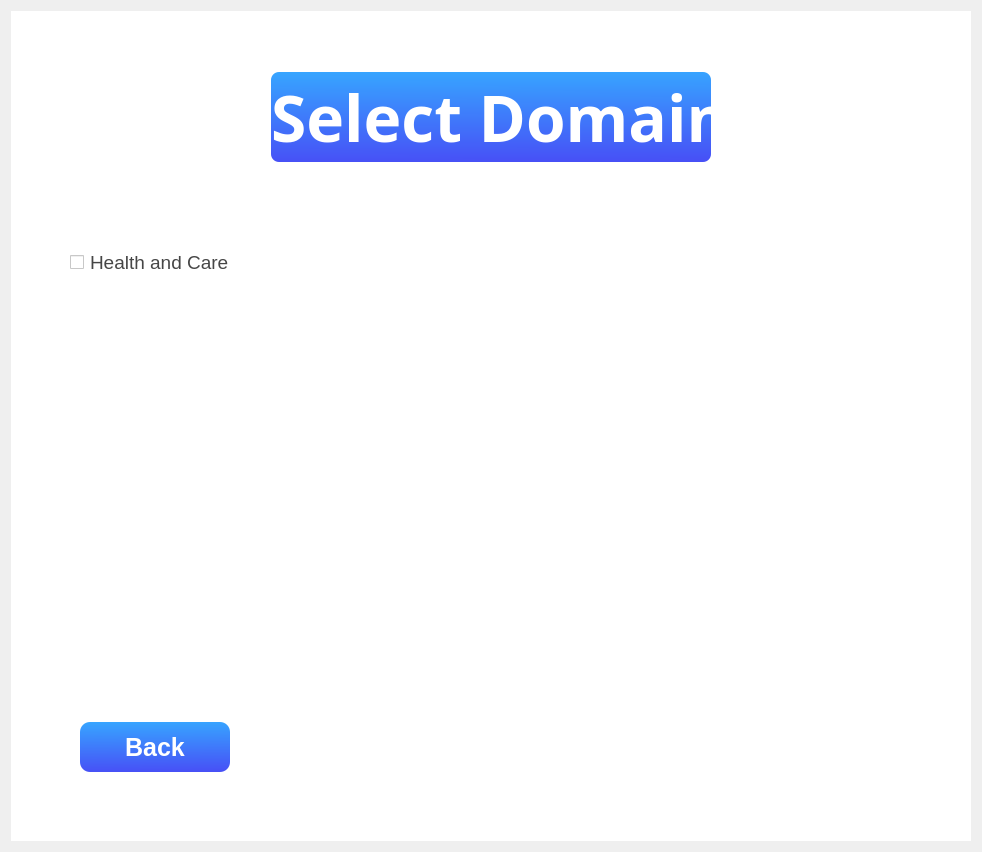
         <widget class="QWidget" name="page_9">
          <layout class="QVBoxLayout" name="verticalLayout_35">
           <item>
            <widget class="QFrame" name="frame_65">
             <property name="minimumSize">
              <size>
               <width>400</width>
               <height>400</height>
              </size>
             </property>
             <property name="styleSheet">
              <string notr="true">background-color: rgb(255, 255, 255);</string>
             </property>
             <property name="frameShape">
              <enum>QFrame::NoFrame</enum>
             </property>
             <property name="frameShadow">
              <enum>QFrame::Raised</enum>
             </property>
             <layout class="QVBoxLayout" name="verticalLayout_36">
              <property name="spacing">
               <number>30</number>
              </property>
              <property name="leftMargin">
               <number>30</number>
              </property>
              <property name="topMargin">
               <number>30</number>
              </property>
              <property name="rightMargin">
               <number>30</number>
              </property>
              <property name="bottomMargin">
               <number>30</number>
              </property>
              <item alignment="Qt::AlignHCenter">
               <widget class="QFrame" name="frame_68">
                <property name="minimumSize">
                 <size>
                  <width>500</width>
                  <height>60</height>
                 </size>
                </property>
                <property name="maximumSize">
                 <size>
                  <width>425</width>
                  <height>1621777</height>
                 </size>
                </property>
                <property name="styleSheet">
                 <string notr="true">border:none;

</string>
                </property>
                <property name="frameShape">
                 <enum>QFrame::StyledPanel</enum>
                </property>
                <property name="frameShadow">
                 <enum>QFrame::Raised</enum>
                </property>
                <layout class="QVBoxLayout" name="verticalLayout_38">
                 <property name="spacing">
                  <number>30</number>
                 </property>
                 <property name="leftMargin">
                  <number>30</number>
                 </property>
                 <property name="topMargin">
                  <number>30</number>
                 </property>
                 <property name="rightMargin">
                  <number>30</number>
                 </property>
                 <property name="bottomMargin">
                  <number>30</number>
                 </property>
                 <item>
                  <widget class="QLabel" name="label_25">
                   <property name="minimumSize">
                    <size>
                     <width>300</width>
                     <height>90</height>
                    </size>
                   </property>
                   <property name="maximumSize">
                    <size>
                     <width>1621777</width>
                     <height>88</height>
                    </size>
                   </property>
                   <property name="font">
                    <font>
                     <family>Avenir Next</family>
                     <pointsize>37</pointsize>
                     <weight>75</weight>
                     <bold>true</bold>
                    </font>
                   </property>
                   <property name="styleSheet">
                    <string notr="true">background-color: qlineargradient(spread:pad, x1:0.502463, y1:0, x2:0.527, y2:1, stop:0 rgba(55, 164, 255, 255), stop:1 rgba(71, 80, 246, 255));
border-radius:8px;
color: rgb(255, 255, 255);</string>
                   </property>
                   <property name="text">
                    <string>&lt;html&gt;&lt;head/&gt;&lt;body&gt;&lt;p&gt;&lt;span style=&quot; font-size:48pt;&quot;&gt;Select Domain&lt;/span&gt;&lt;/p&gt;&lt;/body&gt;&lt;/html&gt;</string>
                   </property>
                   <property name="alignment">
                    <set>Qt::AlignCenter</set>
                   </property>
                  </widget>
                 </item>
                </layout>
               </widget>
              </item>
              <item alignment="Qt::AlignHCenter">
               <widget class="QFrame" name="frame_70">
                <property name="minimumSize">
                 <size>
                  <width>900</width>
                  <height>432</height>
                 </size>
                </property>
                <property name="styleSheet">
                 <string notr="true">padding:10px;
border-radius:10px;
background-color: rgb(255, 255, 255);</string>
                </property>
                <property name="frameShape">
                 <enum>QFrame::StyledPanel</enum>
                </property>
                <property name="frameShadow">
                 <enum>QFrame::Raised</enum>
                </property>
                <layout class="QVBoxLayout" name="verticalLayout_37">
                 <item alignment="Qt::AlignTop">
                  <widget class="QCheckBox" name="checkBox_3">
                   <property name="maximumSize">
                    <size>
                     <width>3533533</width>
                     <height>16777215</height>
                    </size>
                   </property>
                   <property name="font">
                    <font>
                     <pointsize>14</pointsize>
                     <weight>50</weight>
                     <bold>false</bold>
                    </font>
                   </property>
                   <property name="cursor">
                    <cursorShape>PointingHandCursor</cursorShape>
                   </property>
                   <property name="styleSheet">
                    <string notr="true">color: rgb(70, 70, 70);
</string>
                   </property>
                   <property name="text">
                    <string>Health and Care</string>
                   </property>
                  </widget>
                 </item>
                </layout>
               </widget>
              </item>
              <item>
               <widget class="QFrame" name="frame_66">
                <property name="minimumSize">
                 <size>
                  <width>0</width>
                  <height>60</height>
                 </size>
                </property>
                <property name="styleSheet">
                 <string notr="true">background-color: rgb(255, 255, 255);
border-radius:10px;</string>
                </property>
                <property name="frameShape">
                 <enum>QFrame::StyledPanel</enum>
                </property>
                <property name="frameShadow">
                 <enum>QFrame::Raised</enum>
                </property>
                <layout class="QHBoxLayout" name="horizontalLayout_38">
                 <item alignment="Qt::AlignLeft">
                  <widget class="QFrame" name="frame_67">
                   <property name="frameShape">
                    <enum>QFrame::StyledPanel</enum>
                   </property>
                   <property name="frameShadow">
                    <enum>QFrame::Raised</enum>
                   </property>
                   <layout class="QVBoxLayout" name="verticalLayout_32">
                    <property name="spacing">
                     <number>30</number>
                    </property>
                    <property name="leftMargin">
                     <number>30</number>
                    </property>
                    <property name="topMargin">
                     <number>30</number>
                    </property>
                    <property name="rightMargin">
                     <number>30</number>
                    </property>
                    <property name="bottomMargin">
                     <number>30</number>
                    </property>
                    <item>
                     <widget class="QPushButton" name="pushButton_11">
                      <property name="minimumSize">
                       <size>
                        <width>150</width>
                        <height>50</height>
                       </size>
                      </property>
                      <property name="maximumSize">
                       <size>
                        <width>150</width>
                        <height>50</height>
                       </size>
                      </property>
                      <property name="font">
                       <font>
                        <pointsize>19</pointsize>
                        <weight>75</weight>
                        <bold>true</bold>
                       </font>
                      </property>
                      <property name="cursor">
                       <cursorShape>PointingHandCursor</cursorShape>
                      </property>
                      <property name="styleSheet">
                       <string notr="true">background-color: qlineargradient(spread:pad, x1:0.502463, y1:0, x2:0.527, y2:1, stop:0 rgba(55, 164, 255, 255), stop:1 rgba(71, 80, 246, 255));
color: rgb(255, 255, 255);</string>
                      </property>
                      <property name="text">
                       <string>Back</string>
                      </property>
                     </widget>
                    </item>
                   </layout>
                  </widget>
                 </item>
                 <item alignment="Qt::AlignRight">
                  <widget class="QFrame" name="frame_71">
                   <property name="minimumSize">
                    <size>
                     <width>80</width>
                     <height>0</height>
                    </size>
                   </property>
                   <property name="frameShape">
                    <enum>QFrame::StyledPanel</enum>
                   </property>
                   <property name="frameShadow">
                    <enum>QFrame::Raised</enum>
                   </property>
                   <layout class="QVBoxLayout" name="verticalLayout_33">
                    <property name="spacing">
                     <number>30</number>
                    </property>
                    <property name="leftMargin">
                     <number>30</number>
                    </property>
                    <property name="topMargin">
                     <number>30</number>
                    </property>
                    <property name="rightMargin">
                     <number>30</number>
                    </property>
                    <property name="bottomMargin">
                     <number>30</number>
                    </property>
                    <item>
                     <widget class="QPushButton" name="pushButton_12">
                      <property name="minimumSize">
                       <size>
                        <width>40</width>
                        <height>40</height>
                       </size>
                      </property>
                      <property name="maximumSize">
                       <size>
                        <width>40</width>
                        <height>40</height>
                       </size>
                      </property>
                      <property name="font">
                       <font>
                        <pointsize>34</pointsize>
                        <weight>75</weight>
                        <bold>true</bold>
                       </font>
                      </property>
                      <property name="cursor">
                       <cursorShape>PointingHandCursor</cursorShape>
                      </property>
                      <property name="styleSheet">
                       <string notr="true">
border-radius:20px;

qproperty-icon: url(:/all_icons/icons/7945189.png);
qproperty-iconSize: 40px;

color: rgb(0, 0, 0);</string>
                      </property>
                      <property name="text">
                       <string/>
                      </property>
                     </widget>
                    </item>
                   </layout>
                  </widget>
                 </item>
                </layout>
               </widget>
              </item>
             </layout>
            </widget>
           </item>
          </layout>
         </widget>
